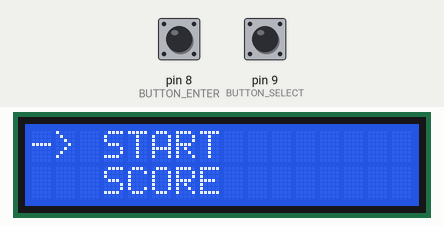
Simulated run of this sketch. Board: Arduino Uno, built with avr-gcc and run on an emulated ATmega328P. Parts: 16×2 character LCD. Inputs (shaded band) come from the test bench; at power-on: pin 8 (BUTTON_ENTER) HIGH, pin 9 (BUTTON_SELECT) HIGH. Random numbers use the default seed unless the sketch sets one.

Above: at 1.2 s.
1.3 s: pin 8 (BUTTON_ENTER) pulled LOW for 0.4 s
At 1.8 s:
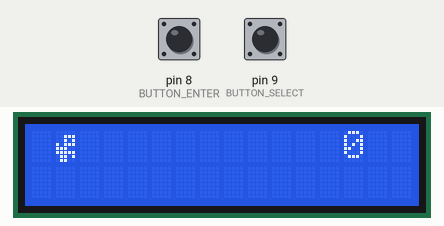
4.4 s: pin 8 (BUTTON_ENTER) pulled LOW for 1 s
At 4.8 s:
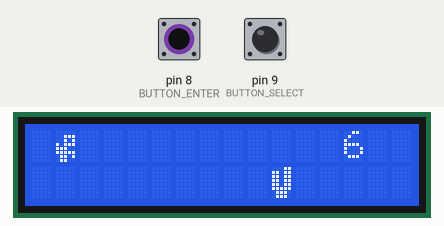
8.4 s: pin 9 (BUTTON_SELECT) pulled LOW for 3.2 s
At 12.3 s:
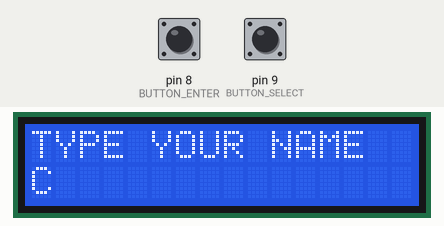
13.2 s: pin 9 (BUTTON_SELECT) pulled LOW for 0.4 s
At 14.4 s:
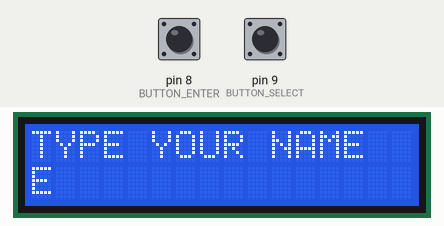
15.3 s: pin 9 (BUTTON_SELECT) pulled LOW for 1 s
At 16.8 s:
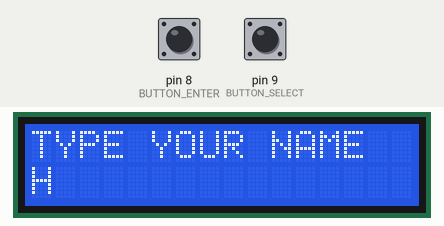
17.8 s: pin 8 (BUTTON_ENTER) pulled LOW for 0.4 s
At 18.8 s:
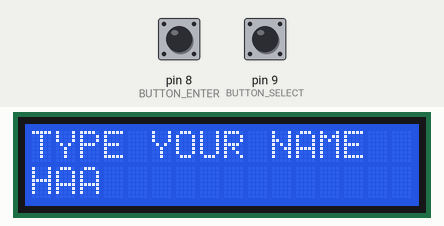
Timing chart, 0 to 20.8 s (numbered marks = the images above; inputs shaded):
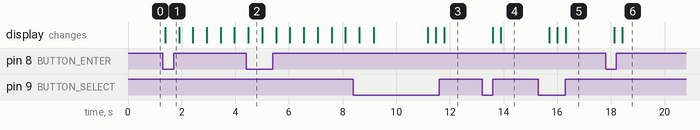

The sketch:

trex_game.ino
```cpp
#include <Wire.h>
#include <LiquidCrystal_I2C.h>

LiquidCrystal_I2C lcd(0x3F, 16, 2);

//bitmap array for the dino character
byte dino [8]
{ B00000,
  B00111,
  B00101,
  B10111,
  B11100,
  B11111,
  B01101,
  B01100,
};

//character for the tree
byte tree [8]
{
  B00011,
  B11011,
  B11011,
  B11011,
  B11011,
  B11111,
  B01110,
  B01110
};

const int BUTTON_ENTER = 8;
const int BUTTON_SELECT = 9;

const int MENU_SIZE = 2;
const int LCD_COLUMN = 16;

const int TREE_CHAR = 6;
const int DINO_CHAR = 7;

const String ALPHABET[26] = { "A", "B", "C", "D", "E", "F", "G", "H", "I", "J", "K", "L", "M", "N", "O", "P", "Q", "R", "S", "T", "U", "V", "W", "X", "Y", "Z" };

boolean isPlaying = false;
boolean isShowScore = false;
boolean isDinoOnGround = true;

int currentIndexMenu = 0;
int score = 0;
int scoreListSize = 0;
String scoreList[20];

void setup() {
  lcd.begin();
  lcd.createChar(DINO_CHAR, dino);
  lcd.createChar(TREE_CHAR, tree);

  Serial.begin(9600);
  pinMode(BUTTON_ENTER, INPUT_PULLUP);
  pinMode(BUTTON_SELECT, INPUT_PULLUP);
}

void loop() {
  lcd.clear();
  handleMenu();

  delay(300);
}

void handleMenu() {
  String menu[MENU_SIZE] = { "START", "SCORE" };

  for (int i = 0; i < MENU_SIZE; i++) {
    if (i == currentIndexMenu) {
      lcd.setCursor(0, i);
      lcd.print("-> ");
    }

    lcd.setCursor(3, i);
    lcd.print(menu[i]);
  }

  if (digitalRead(BUTTON_SELECT) == LOW) {
    currentIndexMenu = currentIndexMenu == 0 ? 1 : 0;
  }

  if (digitalRead(BUTTON_ENTER) == LOW) {
    currentIndexMenu == 0 ? startGame() : showScore();
  }
}

void showScore () {
  isShowScore = true;
  delay(200);

  int currentIndex = 0;
  const int lastIndex = scoreListSize - 1;

  printScore(currentIndex, lastIndex);

  while (isShowScore) {
    if (digitalRead(BUTTON_SELECT) == LOW) {
      currentIndex = currentIndex < lastIndex ? currentIndex + 1 : 0;
      printScore(currentIndex, lastIndex);
    }

    if (digitalRead(BUTTON_ENTER) == LOW) {
      isShowScore = false;
    }

    delay(200);
  }
}

void printScore(int index, int lastIndex) {
  lcd.clear();

  if (lastIndex == -1) {
    lcd.print("NO SCORE");
  }
  else {
    lcd.print(scoreList[index]);

    if (index < lastIndex) {
      lcd.setCursor(0, 1);
      lcd.print(scoreList[index + 1]);
    }
  }
}

void startGame () {
  isPlaying = true;

  while (isPlaying) {
    handleGame();
  }
}

void handleGame() {
  lcd.clear();

  int buttonPressedTimes = 0;

  // Generate two random distances for the space between the trees
  int secondPosition = random(4, 9);
  int thirdPosition = random(4, 9);
  int firstTreePosition = LCD_COLUMN;

  const int columnValueToStopMoveTrees = -(secondPosition + thirdPosition);

  // this loop is to make the trees move, this loop waiting until
  // all the trees moved
  for (; firstTreePosition >= columnValueToStopMoveTrees; firstTreePosition--) {

    lcd.setCursor(13, 0);
    lcd.print(score);

    defineDinoPosition();

    int secondTreePosition = firstTreePosition + secondPosition;
    int thirdTreePosition = secondTreePosition + thirdPosition;

    showTree(firstTreePosition);
    showTree(secondTreePosition);
    showTree(thirdTreePosition);

    if (isDinoOnGround) {
      if (firstTreePosition == 1 || secondTreePosition == 1 || thirdTreePosition == 1) {
        handleGameOver();
        delay(5000);
        break;
      }
      buttonPressedTimes = 0;

    } else {
      if (buttonPressedTimes > 3) {
        score -= 3;
      }

      buttonPressedTimes++;
    }

    score++;
    delay(500);
  }
}

void handleGameOver () {
  lcd.clear();
  lcd.print("GAME OVER");

  lcd.setCursor(0, 1);
  lcd.print("SCORE: ");
  lcd.print(score);

  delay(2000);
  saveScore();
}

void saveScore () {
  lcd.clear();

  String nick = "";
  int nameSize = 0;
  int alphabetCurrentIndex = 0;

  lcd.print("TYPE YOUR NAME");

  while (nameSize != 3) {
    lcd.setCursor(nameSize, 1);
    lcd.print(ALPHABET[alphabetCurrentIndex]);

    if (digitalRead(BUTTON_SELECT) == LOW) {
      alphabetCurrentIndex = alphabetCurrentIndex != 25 ? alphabetCurrentIndex + 1 : 0;
    }

    if (digitalRead(BUTTON_ENTER) == LOW) {
      nick += ALPHABET[alphabetCurrentIndex];

      nameSize++;
      alphabetCurrentIndex = 0;
    }

    delay(300);
  }

  scoreList[scoreListSize] =  nick + " " + score;
  scoreListSize++;

  isPlaying = false;
  score = 0;
}

void showTree (int position) {
  lcd.setCursor(position, 1);
  lcd.write(TREE_CHAR);

  // clean the previous position
  lcd.setCursor(position + 1, 1);
  lcd.print(" ");
}

void defineDinoPosition () {
  int buttonState = digitalRead(BUTTON_ENTER);
  buttonState == HIGH ? putDinoOnGround() : putDinoOnAir();
}

void putDinoOnGround () {
  lcd.setCursor(1, 1);
  lcd.write(DINO_CHAR);
  lcd.setCursor(1, 0);
  lcd.print(" ");

  isDinoOnGround = true;
}

void putDinoOnAir () {
  lcd.setCursor(1, 0);
  lcd.write(DINO_CHAR);
  lcd.setCursor(1, 1);
  lcd.print(" ");

  isDinoOnGround = false;
}
```

Measured:
- after the input at 1.3 s, the display: changes after 0.09 s (image 1)
- after the input at 13.2 s, the display: first changes after 0.39 s (image 4 shows a later state)
- after the input at 15.3 s, the display: first changes after 0.41 s (image 5 shows a later state)
- after the input at 17.8 s, the display: first changes after 0.32 s (image 6 shows a later state)
- what the display in image 2 shows lasts 0.5 s, from 4.5 s to 5.0 s
